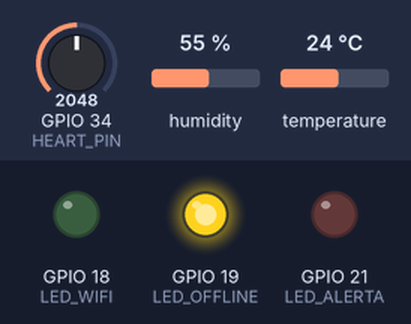
The sketch below on a simulated ESP32. Parts: output pins drawn as LEDs (lit = HIGH). The inputs (shaded band) are chosen by the test bench; at power-on: GPIO 34 (HEART_PIN) = 2048, humidity 55 %, temperature 24 °C. WiFi joins after 1.5 s; servers stay silent unless stated; random numbers use the default seed unless the sketch sets one; no MQTT or app messages arrive unless stated; what the sketch prints to the serial monitor is not drawn.

Above: at 3.7 s.
3.8 s: GPIO 34 (HEART_PIN) set to 3199
15.7 s: GPIO 34 (HEART_PIN) set to 3267
At 21.8 s:
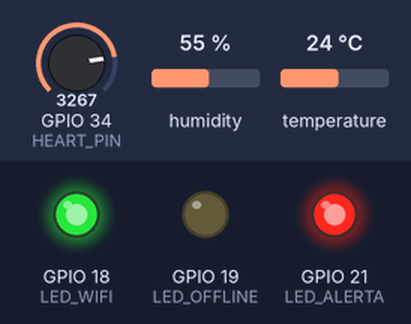
22.4 s: GPIO 34 (HEART_PIN) set to 2866
At 26.2 s:
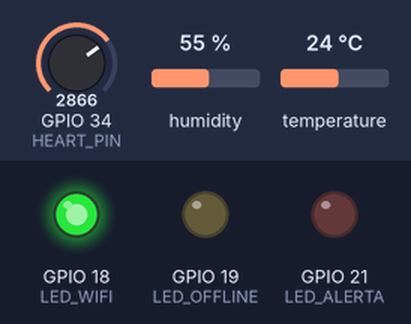
32.1 s: GPIO 34 (HEART_PIN) set to 3603
At 37.1 s:
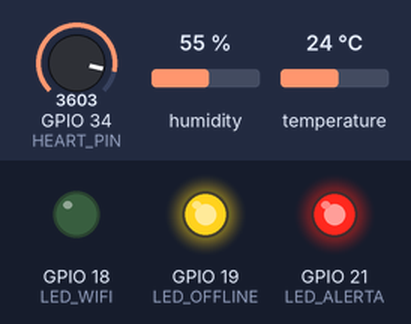
38.8 s: GPIO 34 (HEART_PIN) set to 2047
At 41.2 s:
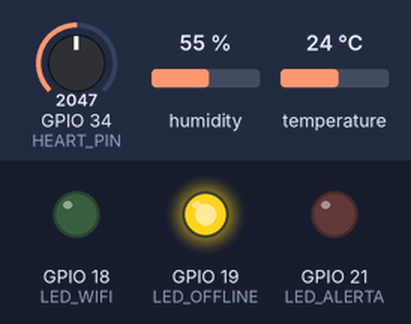
Timing chart, 0 to 47.1 s (numbered marks = the images above; inputs shaded):
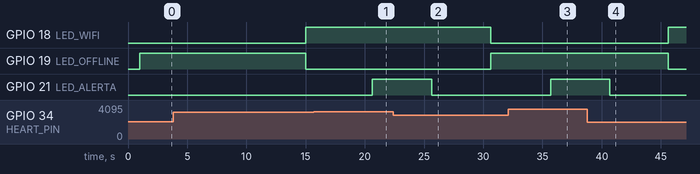

Measured:
- the behaviour switches between 3230 and 3231 on GPIO 34 (HEART_PIN) (found by bisection; images 0 and 1)
- after the input at 15.7 s, GPIO 21 (LED_ALERTA): LOW → HIGH after 4.9 s
- after the input at 22.4 s, GPIO 21 (LED_ALERTA): HIGH → LOW after 3.3 s
- after the input at 32.1 s, GPIO 21 (LED_ALERTA): LOW → HIGH after 3.6 s
- after the input at 38.8 s, GPIO 21 (LED_ALERTA): HIGH → LOW after 1.9 s

The sketch:

sketch.ino
```cpp
#include <WiFi.h>
#include <PubSubClient.h>
#include <DHT.h>

// =====================================================
// CARDIO IA - EDGE + MQTT
// ESP32 + DHT22 + Sensor BPM + LEDs
// =====================================================

// ========================
// WIFI WOKWI
// ========================

const char* ssid = "Wokwi-GUEST";
const char* password = "";

// ========================
// MQTT
// ========================

const char* mqttServer = "broker.hivemq.com";
const int mqttPort = 1883;

WiFiClient espClient;
PubSubClient client(espClient);

// ========================
// TÓPICOS MQTT
// ========================

const char* TOPICO_TEMP = "cardioia/temperatura";
const char* TOPICO_UMIDADE = "cardioia/umidade";
const char* TOPICO_BPM = "cardioia/bpm";
const char* TOPICO_ALERTA = "cardioia/alerta";
const char* TOPICO_STATUS = "cardioia/status";

// ========================
// PINOS
// ========================

#define DHT_PIN 4
#define HEART_PIN 34

#define LED_WIFI 18
#define LED_OFFLINE 19
#define LED_ALERTA 21

// ========================
// SENSOR DHT22
// ========================

#define DHTTYPE DHT22
DHT dht(DHT_PIN, DHTTYPE);

// ========================
// ESTRUTURA DOS DADOS
// ========================

struct SensorData {
  float temperatura;
  float umidade;
  int bpm;
  unsigned long timestamp;
};

// ========================
// BUFFER LOCAL
// ========================

const int MAX_DADOS = 20;
SensorData buffer[MAX_DADOS];
int totalDados = 0;

// ========================
// WIFI SIMULADO PARA EDGE
// ========================

bool wifiConectado = false;

// ========================
// CONTROLE DE TEMPO
// ========================

unsigned long ultimoToggleWifi = 0;
unsigned long ultimaLeitura = 0;

// =====================================================
// CONECTAR AO WIFI REAL DO WOKWI
// =====================================================

void conectarWiFiReal() {
  Serial.print("Conectando ao WiFi");

  WiFi.begin(ssid, password);

  while (WiFi.status() != WL_CONNECTED) {
    delay(500);
    Serial.print(".");
  }

  Serial.println();
  Serial.println("WiFi real conectado ao Wokwi!");
}

// =====================================================
// CONECTAR AO MQTT
// =====================================================

void conectarMQTT() {
  while (!client.connected()) {
    Serial.print("Conectando ao broker MQTT... ");

    String clientId = "cardioia-esp32-";
    clientId += String(random(0xffff), HEX);

    if (client.connect(clientId.c_str())) {
      Serial.println("conectado!");
      client.publish(TOPICO_STATUS, "ESP32 conectado ao MQTT");
    } else {
      Serial.print("falhou. Codigo: ");
      Serial.println(client.state());
      delay(2000);
    }
  }
}

// =====================================================
// PUBLICAR DADOS NO MQTT
// =====================================================

void publicarMQTT(float temperatura, float umidade, int bpm, unsigned long timestamp) {
  char tempStr[10];
  char umiStr[10];
  char bpmStr[10];

  dtostrf(temperatura, 4, 2, tempStr);
  dtostrf(umidade, 4, 2, umiStr);
  sprintf(bpmStr, "%d", bpm);

  client.publish(TOPICO_TEMP, tempStr);
  client.publish(TOPICO_UMIDADE, umiStr);
  client.publish(TOPICO_BPM, bpmStr);

  if (bpm > 120) {
    client.publish(TOPICO_ALERTA, "ALERTA CARDIACO");
  } else {
    client.publish(TOPICO_ALERTA, "NORMAL");
  }

  Serial.println("Dados publicados via MQTT:");
  Serial.print("Temp: ");
  Serial.print(temperatura);
  Serial.print(" C | Umidade: ");
  Serial.print(umidade);
  Serial.print(" % | BPM: ");
  Serial.print(bpm);
  Serial.print(" | Timestamp: ");
  Serial.println(timestamp);
}

// =====================================================
// SALVAR LOCALMENTE
// =====================================================

void salvarLocal(float temp, float umi, int bpm) {
  if (totalDados < MAX_DADOS) {
    buffer[totalDados] = {
      temp,
      umi,
      bpm,
      millis()
    };

    totalDados++;
  } else {
    for (int i = 1; i < MAX_DADOS; i++) {
      buffer[i - 1] = buffer[i];
    }

    buffer[MAX_DADOS - 1] = {
      temp,
      umi,
      bpm,
      millis()
    };
  }

  Serial.println("Dados armazenados localmente.");
}

// =====================================================
// SINCRONIZAR DADOS SALVOS
// =====================================================

void sincronizarDados() {
  Serial.println("\n===== SINCRONIZANDO DADOS SALVOS =====");

  if (totalDados == 0) {
    Serial.println("Nenhum dado pendente para sincronizar.");
    return;
  }

  for (int i = 0; i < totalDados; i++) {
    publicarMQTT(
      buffer[i].temperatura,
      buffer[i].umidade,
      buffer[i].bpm,
      buffer[i].timestamp
    );

    delay(300);
  }

  totalDados = 0;

  Serial.println("Sincronizacao concluida.");
  Serial.println("Buffer limpo.");
}

// =====================================================
// SETUP
// =====================================================

void setup() {
  Serial.begin(115200);
  delay(1000);

  Serial.println("=================================");
  Serial.println("INICIANDO CARDIO IA - MQTT");
  Serial.println("=================================");

  dht.begin();

  pinMode(LED_WIFI, OUTPUT);
  pinMode(LED_OFFLINE, OUTPUT);
  pinMode(LED_ALERTA, OUTPUT);

  digitalWrite(LED_WIFI, LOW);
  digitalWrite(LED_OFFLINE, HIGH);
  digitalWrite(LED_ALERTA, LOW);

  conectarWiFiReal();

  client.setServer(mqttServer, mqttPort);
  conectarMQTT();

  Serial.println("Sistema iniciado.");
}

// =====================================================
// LOOP PRINCIPAL
// =====================================================

void loop() {
  if (!client.connected()) {
    conectarMQTT();
  }

  client.loop();

  // =========================================
  // ALTERNA WIFI SIMULADO A CADA 15 SEGUNDOS
  // =========================================

  if (millis() - ultimoToggleWifi > 15000) {
    wifiConectado = !wifiConectado;

    Serial.println("\n=================================");

    if (wifiConectado) {
      Serial.println("WiFi SIMULADO CONECTADO");

      digitalWrite(LED_WIFI, HIGH);
      digitalWrite(LED_OFFLINE, LOW);

      client.publish(TOPICO_STATUS, "ONLINE");

      sincronizarDados();

    } else {
      Serial.println("WiFi SIMULADO DESCONECTADO");

      digitalWrite(LED_WIFI, LOW);
      digitalWrite(LED_OFFLINE, HIGH);

      client.publish(TOPICO_STATUS, "OFFLINE");
    }

    ultimoToggleWifi = millis();
  }

  // =========================================
  // LEITURA DOS SENSORES A CADA 5 SEGUNDOS
  // =========================================

  if (millis() - ultimaLeitura > 5000) {
    float temperatura = dht.readTemperature();
    float umidade = dht.readHumidity();

    int leituraPot = analogRead(HEART_PIN);
    int bpm = map(leituraPot, 0, 4095, 50, 140);

    if (bpm > 120) {
      digitalWrite(LED_ALERTA, HIGH);
      Serial.println("!!! ALERTA CARDIACO !!!");
    } else {
      digitalWrite(LED_ALERTA, LOW);
    }

    Serial.println("\n===== NOVA LEITURA =====");

    Serial.print("Temperatura: ");
    Serial.print(temperatura);
    Serial.println(" C");

    Serial.print("Umidade: ");
    Serial.print(umidade);
    Serial.println(" %");

    Serial.print("BPM: ");
    Serial.println(bpm);

    if (wifiConectado) {
      publicarMQTT(temperatura, umidade, bpm, millis());
    } else {
      salvarLocal(temperatura, umidade, bpm);
    }

    ultimaLeitura = millis();
  }
}
```
